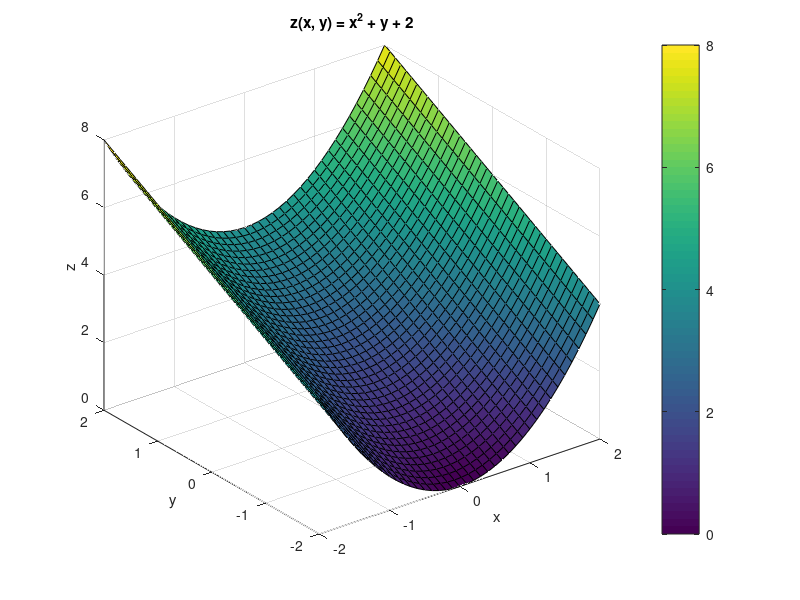

MATLAB code for this plot:
[x, y] = meshgrid(-2:0.1:2, -2:0.1:2);
z1 = x.^2 + y + 2;

figure;
surf(x, y, z1);
title('z(x, y) = x^2 + y + 2');
xlabel('x');
ylabel('y');
zlabel('z');
colorbar;
grid on;
